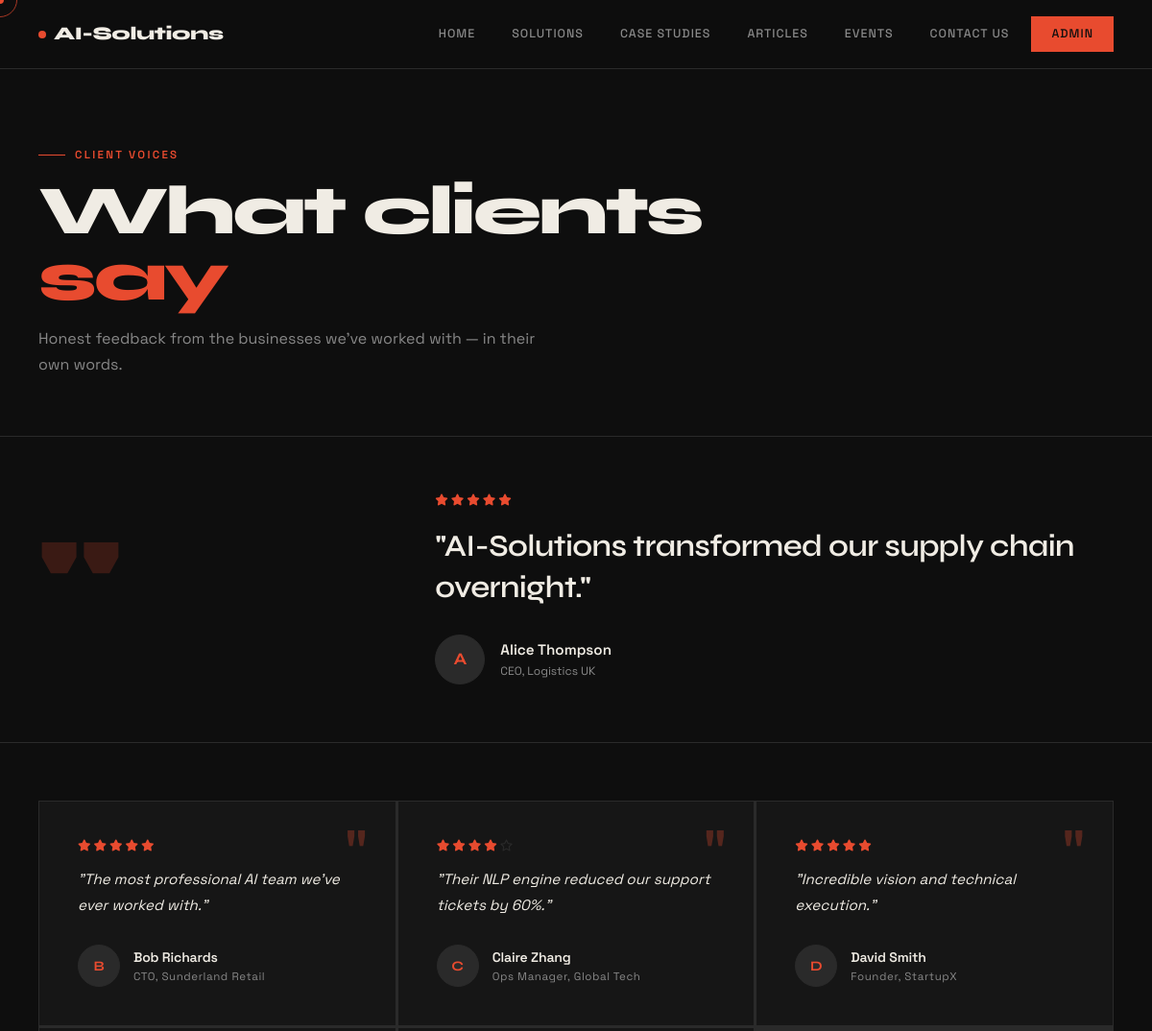
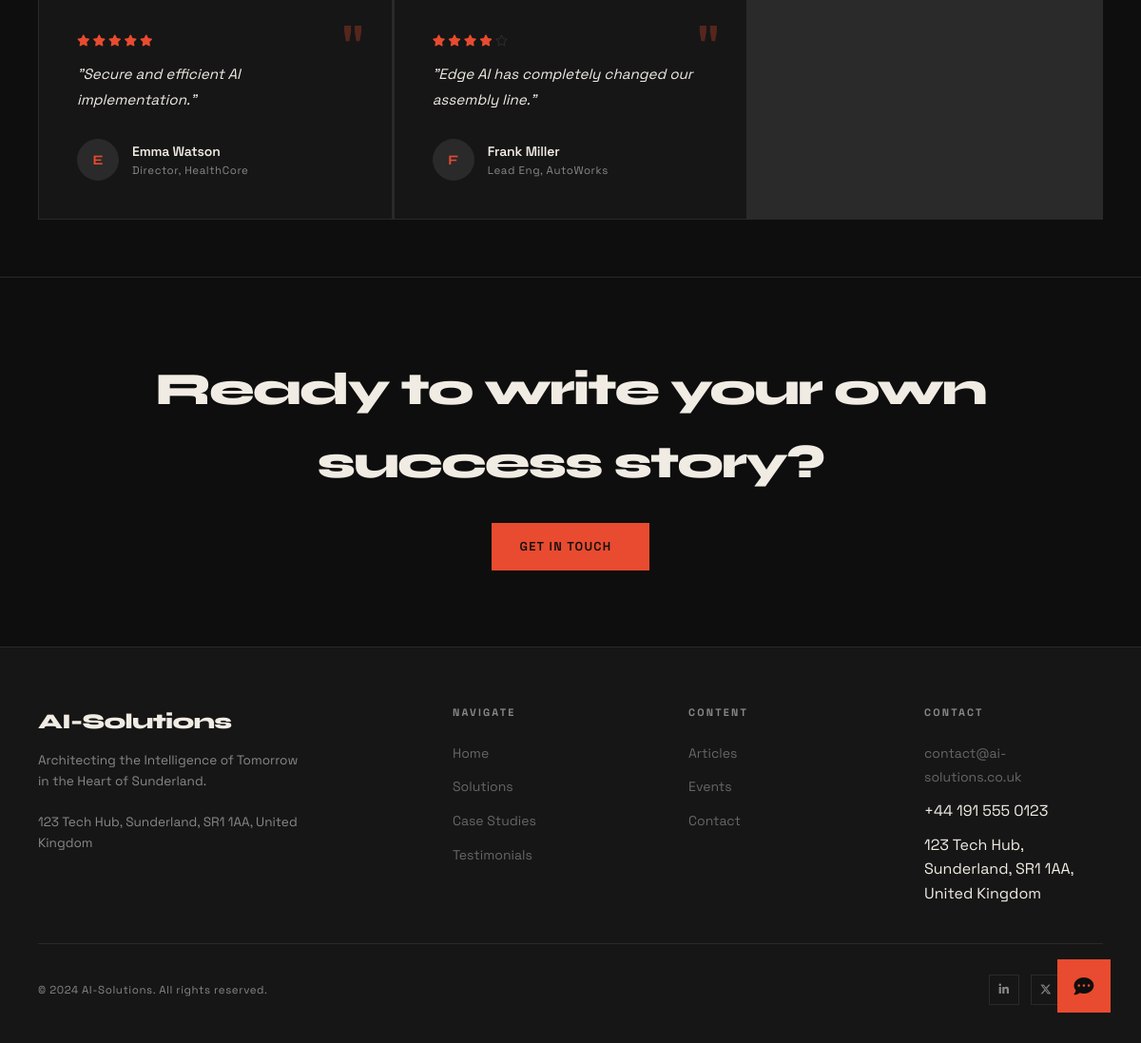
The page /testimonials on the database as committed earlier (2 pictures, top to bottom).
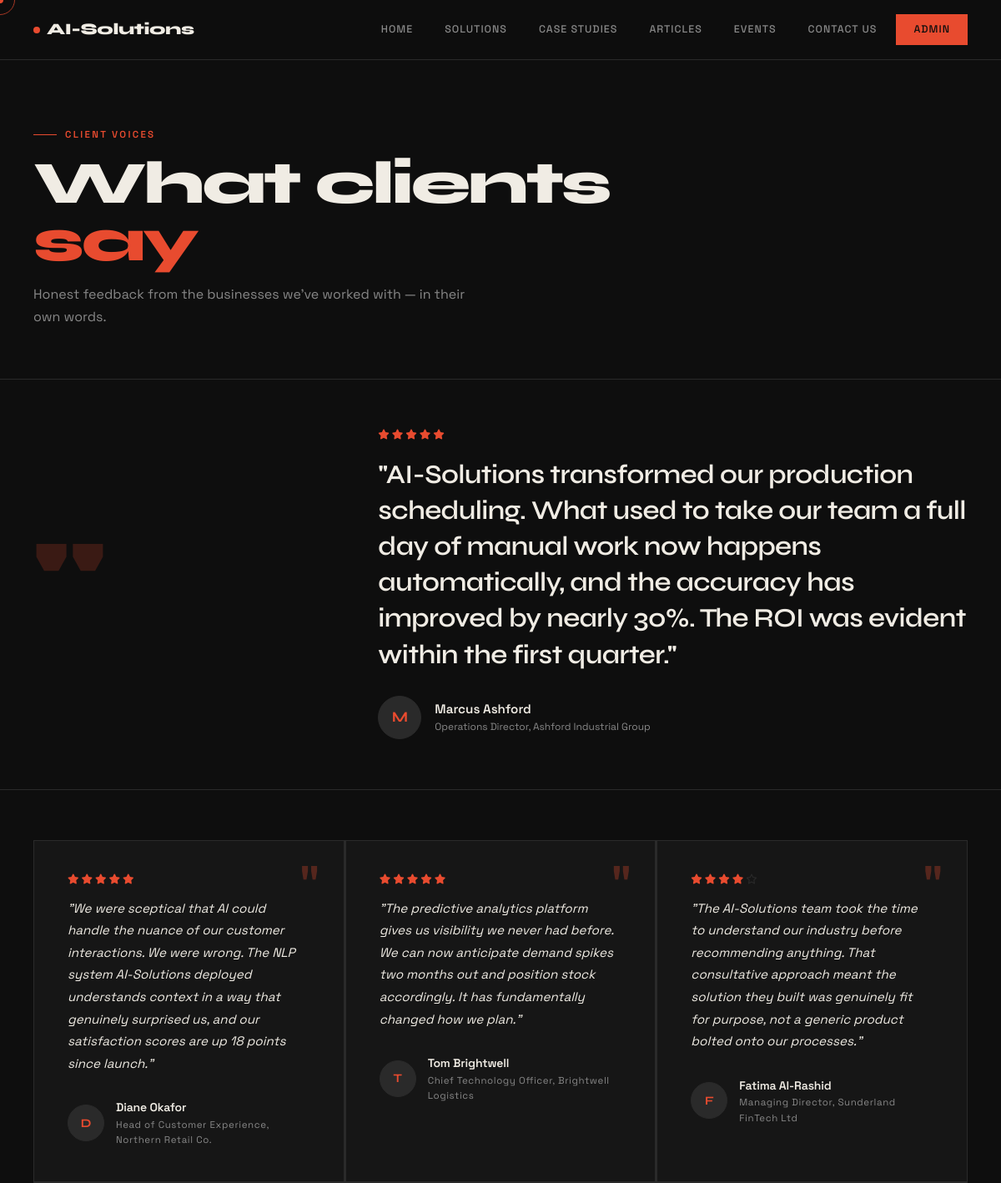
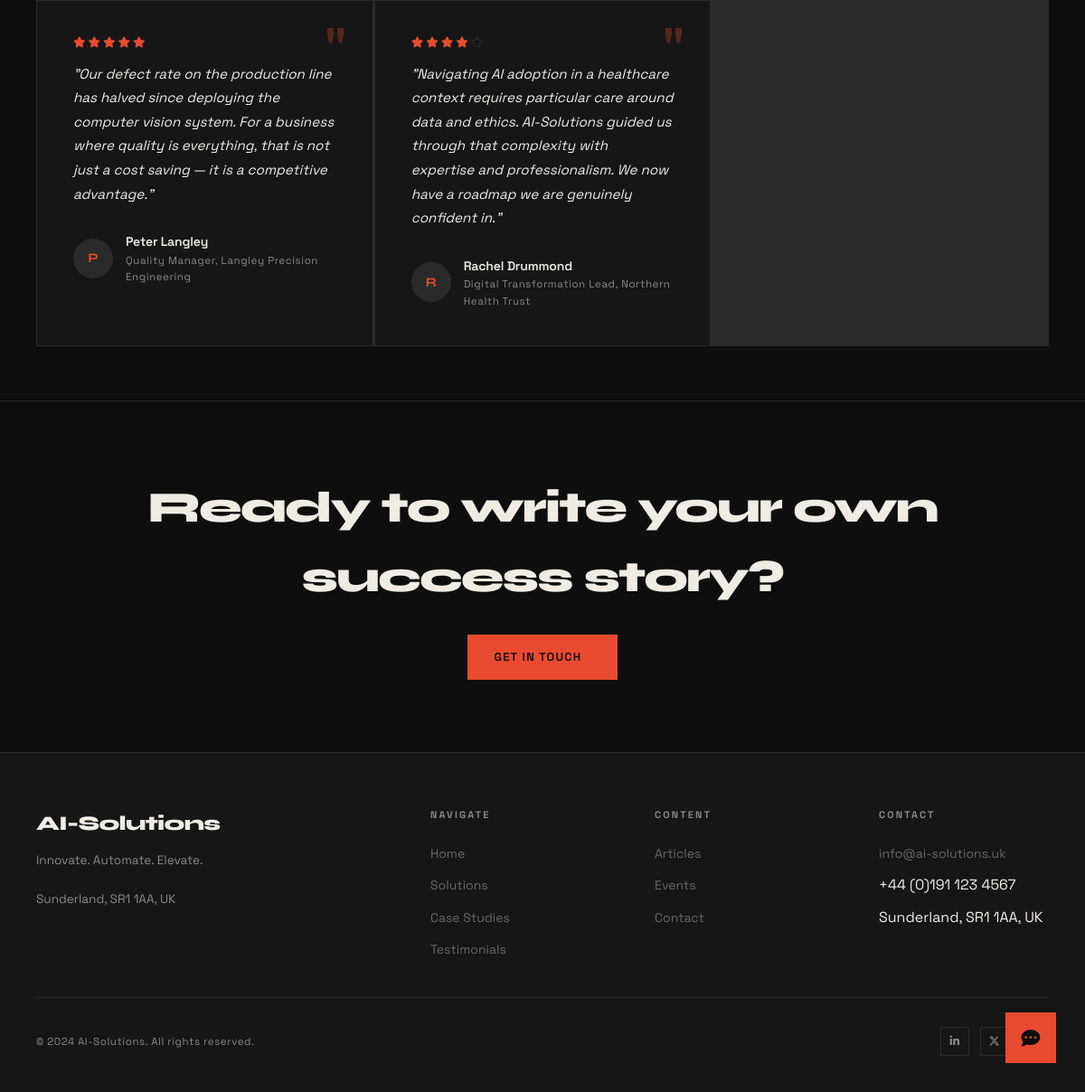
The same page on the database as committed later (2 pictures, top to bottom).
### models.py (models this page shows)
class SiteSettings(db.Model):
    __tablename__ = 'site_settings'
    id = db.Column(db.Integer, primary_key=True)
    company_logo = db.Column(db.String(300), nullable=True)
    company_name = db.Column(db.String(200), default='AI-Solutions')
    tagline = db.Column(db.String(500))
    address = db.Column(db.String(300))
    email = db.Column(db.String(120))
    phone = db.Column(db.String(50))
    linkedin_url = db.Column(db.String(300), nullable=True)
    twitter_url = db.Column(db.String(300), nullable=True)
    facebook_url = db.Column(db.String(300), nullable=True)
    instagram_url = db.Column(db.String(300), nullable=True)
    github_url = db.Column(db.String(300), nullable=True)

class Testimonial(db.Model):
    __tablename__ = 'testimonial'
    id = db.Column(db.Integer, primary_key=True)
    customer_name = db.Column(db.String(100), nullable=False)
    job_title = db.Column(db.String(100))
    company = db.Column(db.String(100))
    quote = db.Column(db.Text)
    rating = db.Column(db.Integer, default=5)
    avatar = db.Column(db.String(300), nullable=True)
    is_published = db.Column(db.Boolean, default=True)

### app.py (the view)
@app.route('/testimonials')
def testimonials():
    testimonials = Testimonial.query.filter_by(is_published=True).all()
    return render_template('testimonials.html', testimonials=testimonials)

### app.py (called while the page is built)
@app.context_processor
def inject_settings():
    settings = db.session.get(SiteSettings, 1)
    if not settings:
        settings = SiteSettings(id=1, company_name='AI-Solutions')
    return dict(settings=settings)

### templates/testimonials.html (shortened to what this page needs)
{% extends "base.html" %}
{% block content %}
<div class="page-hero">
  <div class="page-label">Client Voices</div>
  <h1>What clients<br><span style="color:var(--acc)">say</span></h1>
  <p>Honest feedback from the businesses we've worked with — in their own words.</p>
</div>
{% if testimonials %}
{% set featured = testimonials[0] %}
<div style="border-bottom:1px solid var(--bdr); padding:60px 40px; max-width:1280px; margin:0 auto;">
  <div style="display:grid; grid-template-columns:1fr 2fr; gap:60px; align-items:center;">
    <div>
      <div style="font-family:var(--font-display); font-size:clamp(5rem,12vw,10rem); font-weight:800; color:var(--acc); opacity:0.2; line-height:0.8;">"</div>
    </div>
    <div>
      <div class="star-rating" style="margin-bottom:20px;">
        {% for i in range(featured.rating) %}<i class="fas fa-star"></i>{% endfor %}
      </div>
      <blockquote style="font-family:var(--font-display); font-size:clamp(1.3rem,3vw,2rem); font-weight:600; letter-spacing:-0.02em; line-height:1.35; color:var(--fg); margin-bottom:28px;">
        "{{ featured.quote }}"
      </blockquote>
      <div style="display:flex; align-items:center; gap:16px;">
        {% if featured.avatar %}
          <img src="{{ url_for('static', filename=featured.avatar) }}" alt="{{ featured.customer_name }}"
               style="width:52px; height:52px; border-radius:50%; object-fit:cover; border:1px solid var(--bdr);">
        {% else %}
          <div class="testimonial-avatar-placeholder" style="width:52px; height:52px; font-size:1.1rem;">{{ featured.customer_name[0] }}</div>
        {% endif %}
        <div>
          <div style="font-weight:600; font-size:0.95rem;">{{ featured.customer_name }}</div>
          <div style="font-size:0.75rem; color:var(--muted);">{{ featured.job_title }}{% if featured.company %}, {{ featured.company }}{% endif %}</div>
        </div>
      </div>
    </div>
  </div>
</div>
{% if testimonials|length > 1 %}
<div style="max-width:1280px; margin:0 auto; padding:60px 40px;">
  <div class="grid-3">
    {% for t in testimonials[1:] %}
    <div class="testimonial-card">
      <div class="testimonial-quote-mark">"</div>
      <div class="star-rating">
        {% for i in range(t.rating) %}<i class="fas fa-star"></i>{% endfor %}
        {% for i in range(5 - t.rating) %}<i class="far fa-star" style="color:var(--bdr)"></i>{% endfor %}
      </div>
      <p class="testimonial-text">"{{ t.quote }}"</p>
      <div class="testimonial-author">
        {% if t.avatar %}
          <img src="{{ url_for('static', filename=t.avatar) }}" alt="{{ t.customer_name }}" class="testimonial-avatar">
        {% else %}
          <div class="testimonial-avatar-placeholder">{{ t.customer_name[0] }}</div>
        {% endif %}
        <div>
          <div class="testimonial-name">{{ t.customer_name }}</div>
          <div class="testimonial-role">{{ t.job_title }}{% if t.company %}, {{ t.company }}{% endif %}</div>
        </div>
      </div>
    </div>
    {% endfor %}
  </div>
</div>
{% endif %}
{% else %}
<div style="max-width:1280px; margin:0 auto; padding:100px 40px; text-align:center; color:var(--muted);">
  <i class="fas fa-star" style="font-size:3rem; opacity:0.2; display:block; margin-bottom:16px;"></i>
  <p>No testimonials yet.</p>
</div>
{% endif %}
<section style="border-top:1px solid var(--bdr); padding:80px 40px; text-align:center;">
  <h2 style="font-family:var(--font-display); font-size:clamp(1.8rem,4vw,3rem); font-weight:800; letter-spacing:-0.04em; margin-bottom:16px;">
    Ready to write your own success story?
  </h2>
  <a href="{{ url_for('contact') }}" class="btn btn-primary" style="margin-top:8px;">
    <span>Get in Touch</span>
  </a>
</section>
{% endblock %}

### templates/base.html (shortened to what this page needs)
<!DOCTYPE html>
<html lang="en">
<head>
  <link rel="stylesheet" href="https://cdnjs.cloudflare.com/ajax/libs/font-awesome/6.5.0/css/all.min.css">
  <link rel="stylesheet" href="{{ url_for('static', filename='css/style.css') }}">
</head>
<body>
<nav class="navbar">
  <a href="{{ url_for('index') }}" class="nav-logo">
    {% if settings and settings.company_logo %}
      <img src="{{ url_for('static', filename=settings.company_logo) }}" alt="{{ settings.company_name }}">
    {% else %}
      <span class="logo-dot"></span>
      <span>{{ settings.company_name if settings else 'AI-Solutions' }}</span>
    {% endif %}
  </a>
  <div class="nav-links" id="nav-links">
    <a href="{{ url_for('index') }}" class="{{ 'active' if request.endpoint == 'index' }}">Home</a>
    <a href="{{ url_for('solutions') }}" class="{{ 'active' if request.endpoint == 'solutions' }}">Solutions</a>
    <a href="{{ url_for('case_studies') }}" class="{{ 'active' if request.endpoint == 'case_studies' }}">Case Studies</a>
    <a href="{{ url_for('articles') }}" class="{{ 'active' if request.endpoint in ['articles','article_detail'] }}">Articles</a>
    <a href="{{ url_for('events') }}" class="{{ 'active' if request.endpoint == 'events' }}">Events</a>
    <a href="{{ url_for('contact') }}" class="{{ 'active' if request.endpoint == 'contact' }}">Contact Us</a>
    <a href="{{ url_for('admin_login') }}" class="nav-cta">Admin</a>
  </div>
</nav>
<div class="page-wrapper">
  {% block content %}{% endblock %}
</div>
<footer class="footer">
  <div class="footer-inner">
    <div class="footer-top">
      <div>
        <div class="footer-brand">{{ settings.company_name if settings else 'AI-Solutions' }}</div>
        <p class="footer-tagline">{{ settings.tagline if settings else 'Innovate. Automate. Elevate.' }}<br><br>{{ settings.address if settings else 'Sunderland, UK' }}</p>
      </div>
      <div>
        <div class="footer-col-title">Navigate</div>
        <ul class="footer-links">
          <li><a href="{{ url_for('index') }}">Home</a></li>
          <li><a href="{{ url_for('solutions') }}">Solutions</a></li>
          <li><a href="{{ url_for('case_studies') }}">Case Studies</a></li>
          <li><a href="{{ url_for('testimonials') }}">Testimonials</a></li>
        </ul>
      </div>
      <div>
        <div class="footer-col-title">Content</div>
        <ul class="footer-links">
          <li><a href="{{ url_for('articles') }}">Articles</a></li>
          <li><a href="{{ url_for('events') }}">Events</a></li>
          <li><a href="{{ url_for('contact') }}">Contact</a></li>
        </ul>
      </div>
      <div>
        <div class="footer-col-title">Contact</div>
        <ul class="footer-links">
          {% if settings and settings.email %}<li><a href="mailto:{{ settings.email }}">{{ settings.email }}</a></li>{% endif %}
          {% if settings and settings.phone %}<li>{{ settings.phone }}</li>{% endif %}
          {% if settings and settings.address %}<li>{{ settings.address }}</li>{% endif %}
        </ul>
      </div>
    </div>
    <div class="footer-bottom">
      <span>&copy; {{ now().year if now is defined else '2024' }} {{ settings.company_name if settings else 'AI-Solutions' }}. All rights reserved.</span>
      <div class="footer-social">
        {% if settings and settings.linkedin_url %}<a href="{{ settings.linkedin_url }}" target="_blank"><i class="fab fa-linkedin-in"></i></a>{% endif %}
        {% if settings and settings.twitter_url %}<a href="{{ settings.twitter_url }}" target="_blank"><i class="fab fa-x-twitter"></i></a>{% endif %}
        {% if settings and settings.github_url %}<a href="{{ settings.github_url }}" target="_blank"></a>{% endif %}
      </div>
    </div>
  </div>
</footer>
<button class="chatbot-btn" id="chatbot-btn" aria-label="Open chat">
  <i class="fas fa-comment-dots"></i>
</button>
</body>
</html>

Rows that differ between the two databases and show on the page:
removed Testimonial: rating 4 (drawn), quote "Their NLP engine reduced our support tickets by 60%.", customer_name "C", customer_name "Claire Zhang", job_title "Ops Manager", company "Global Tech"
removed Testimonial: rating 5 (drawn), quote "Incredible vision and technical execution.", customer_name "D", customer_name "David Smith", job_title "Founder", company "StartupX"
removed Testimonial: rating 5 (drawn), quote "Secure and efficient AI implementation.", customer_name "E", customer_name "Emma Watson", job_title "Director", company "HealthCore"
removed Testimonial: rating 4 (drawn), quote "Edge AI has completely changed our assembly line.", customer_name "F", customer_name "Frank Miller", job_title "Lead Eng", company "AutoWorks"
changed SiteSettings "AI-Solutions": tagline "Architecting the Intelligence of Tomorrow in the Heart of Sunderland." → "Innovate. Automate. Elevate."; address "123 Tech Hub, Sunderland, SR1 1AA, United Kingdom" → "Sunderland, SR1 1AA, UK"; email "contact@ai-solutions.co.uk" → "info@ai-solutions.uk"; phone "+44 191 555 0123" → "+44 (0)191 123 4567"
changed Testimonial: quote "AI-Solutions transformed our supply chain overnight." → "AI-Solutions transformed our production scheduling. What used to take our team a full day of manual work now happens automatically, and the accuracy has improved by nearly 30%. The ROI was evident within the first quarter."; customer_name "A" → "M"; customer_name "Alice Thompson" → "Marcus Ashford"; job_title "CEO" → "Operations Director"; company "Logistics UK" → "Ashford Industrial Group"
changed Testimonial: quote "The most professional AI team we've ever worked with." → "We were sceptical that AI could handle the nuance of our customer interactions. We were wrong. The NLP system AI-Solutions deployed understands context in a way that genuinely surprised us, and our satisfaction scores are up 18 points since launch."; customer_name "B" → "D"; customer_name "Bob Richards" → "Diane Okafor"; job_title "CTO" → "Head of Customer Experience"; company "Sunderland Retail" → "Northern Retail Co."
added Testimonial: rating 5 (drawn), quote "The predictive analytics platform gives us visibility we never had before. We can now anticipate demand spikes two months out and position stock accordingly. It has fundamentally changed how we plan.", customer_name "T", customer_name "Tom Brightwell", job_title "Chief Technology Officer", company "Brightwell Logistics"
added Testimonial: rating 4 (drawn), quote "The AI-Solutions team took the time to understand our industry before recommending anything. That consultative approach meant the solution they built was genuinely fit for purpose, not a generic product bolted onto our processes.", customer_name "F", customer_name "Fatima Al-Rashid", job_title "Managing Director", company "Sunderland FinTech Ltd"
added Testimonial: rating 5 (drawn), quote "Our defect rate on the production line has halved since deploying the computer vision system. For a business where quality is everything, that is not just a cost saving — it is a competitive advantage.", customer_name "P", customer_name "Peter Langley", job_title "Quality Manager", company "Langley Precision Engineering"
added Testimonial: rating 4 (drawn), quote "Navigating AI adoption in a healthcare context requires particular care around data and ethics. AI-Solutions guided us through that complexity with expertise and professionalism. We now have a roadmap we are genuinely confident in.", customer_name "R", customer_name "Rachel Drummond", job_title "Digital Transformation Lead", company "Northern Health Trust"
